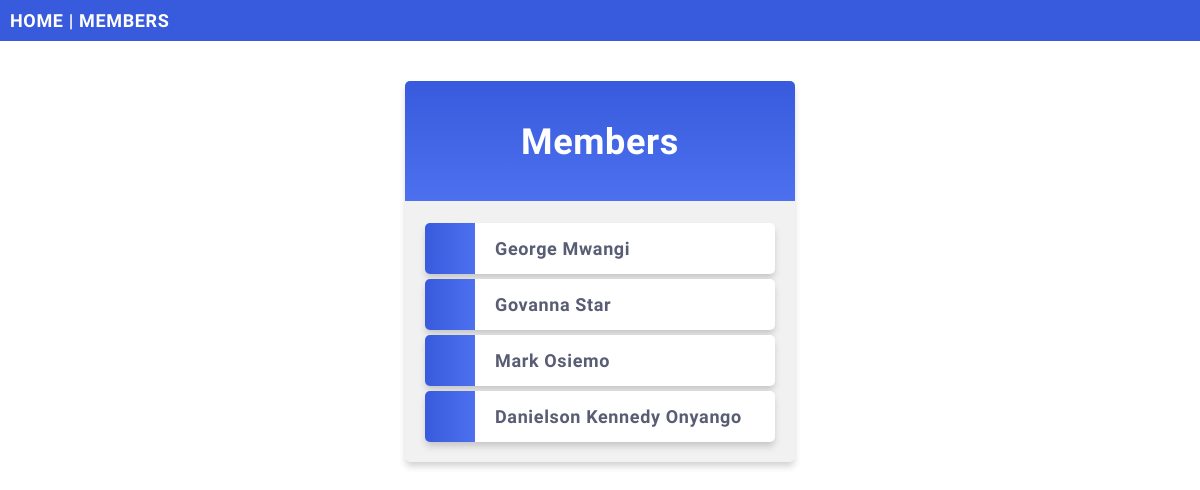
/members/, run on an earlier commit of the app's database.
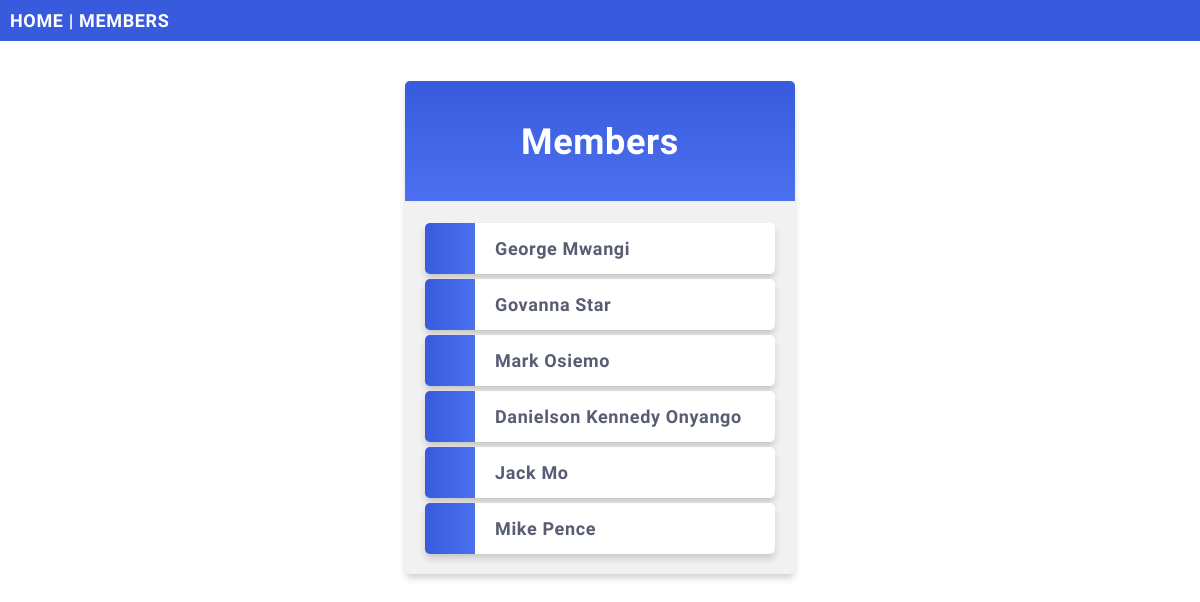
And on a later commit of the database.
### members/models.py (models this page shows, shortened)
class Member(models.Model):
    firstname = models.CharField(max_length=255)
    lastname = models.CharField(max_length=255)
    phone = models.IntegerField(null=True)
    joined_date = models.DateField(null=True)

### members/views.py (the view)
# urls.py: path("members/", view=views.members, name="members"),
def members(request):
    mymembers = Member.objects.all()
    template = loader.get_template("all_members.html")
    context = {
        "mymembers": mymembers
    }
    return HttpResponse(template.render(context=context, request=request))

### members/templates/all_members.html (shortened to what this page needs)
{% extends "master.html" %}
{% block content %}
  <div class="mycard">
    <h1>Members</h1>
    <ul>
      {% for x in mymembers %}
        <li onclick="window.location = 'details/{{ x.id }}'">{{ x.firstname }} {{ x.lastname }}</li>
      {% endfor %}
    </ul>
  </div>
{% endblock %}

### members/templates/master.html (shortened to what this page needs)
{% load static %}
<!DOCTYPE html>
<html>
<head>
  <link rel="stylesheet" href="{% static 'mystyles.css' %}">
</head>
<body>
<div class="topnav">
  <a href="/">HOME</a> |
  <a href="/members">MEMBERS</a>
</div>
{% block content %}
{% endblock %}
</body>
</html>

### mystaticfiles/mystyles.css (style rules this page uses)
body { margin:0; font: 600 18px 'Source Sans Pro', sans-serif; letter-spacing: 0.64px; color: #585d74; }
.topnav { background-color:#375BDC; color:#ffffff; padding:10px; }
.topnav a:link, .topnav a:visited { text-decoration: none; color: #ffffff; }
.mycard { background-color: #f1f1f1; background-image: linear-gradient(to bottom, #375BDC, #4D70EF); background-size: 100% 120px; background-repeat: no-repeat; margin: 40px auto; width: 350px; border-radius: 5px; box-shadow: 0 5px 7px -1px rgba(51, 51, 51, 0.23); padding: 20px; }
.mycard h1 { text-align: center; color:#ffffff; margin:20px 0 60px 0; }
ul { list-style-type: none; padding: 0; margin: 0; }
li { background-color: #ffffff; background-image: linear-gradient(to right, #375BDC, #4D70EF); background-size: 50px 60px; background-repeat: no-repeat; cursor: pointer; transition: transform .25s; border-radius: 5px; box-shadow: 0 5px 7px -1px rgba(51, 51, 51, 0.23); padding: 15px; padding-left: 70px; margin-top: 5px; }
a:link, a:visited { color: #375BDC; }

What changed in the data, as far as the page shows it:
added Member: firstname "Jack", lastname "Mo"
added Member: firstname "Mike", lastname "Pence"
